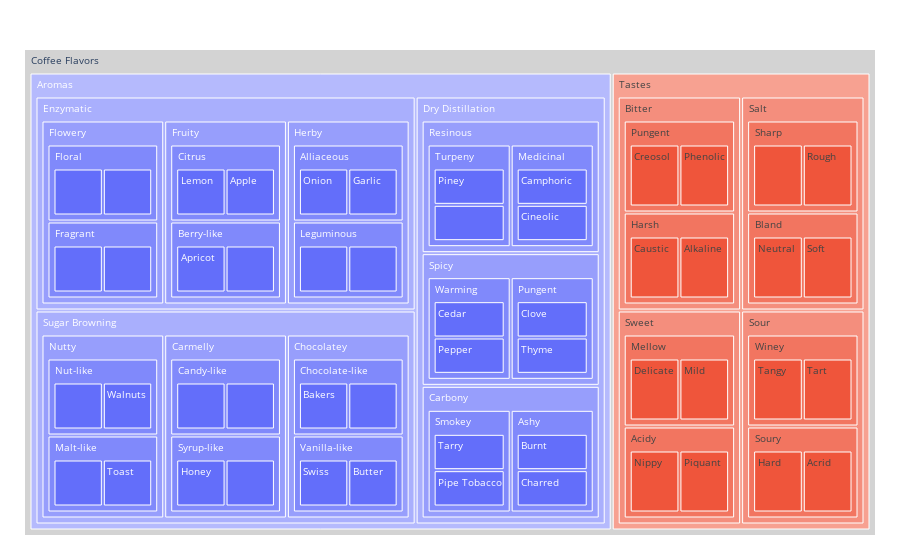

Notebook code for this chart:
### Code cell
fig = go.Figure(go.Treemap(
    ids = df.ids,
    labels = df.labels,
    parents = df.parents,
    pathbar_textfont_size=15,
    root_color="lightgrey"
))
fig.update_layout(
    uniformtext=dict(minsize=10, mode='hide'),
    margin = dict(t=50, l=25, r=25, b=25)
)
fig.show()

### Figure 1 — Plotly figure (JSON) as saved in the notebook; plotly's stock layout.template omitted (floating-point values rounded to 4 significant figures)
{"data": [{"ids": ["Coffee", "Aromas", "Tastes", "Aromas-Enzymatic", "Aromas-Sugar Browning", "Aromas-Dry Distillation", "Tastes-Bitter", "Tastes-Salt", "Tastes-Sweet", "Tastes-Sour", "Enzymatic-Flowery", "Enzymatic-Fruity", "Enzymatic-Herby", "Sugar Browning-Nutty", "Sugar Browning-Carmelly", "Sugar Browning-Chocolatey", "Dry Distillation-Resinous", "Dry Distillation-Spicy", "Dry Distillation-Carbony", "Bitter-Pungent", "Bitter-Harsh", "Salt-Sharp", "Salt-Bland", "Sweet-Mellow", "Sweet-Acidy", "Sour-Winey", "Sour-Soury", "Flowery-Floral", "Flowery-Fragrant", "Fruity-Citrus", "Fruity-Berry-like", "Herby-Alliaceous", "Herby-Leguminous", "Nutty-Nut-like", "Nutty-Malt-like", "Carmelly-Candy-like", "Carmelly-Syrup-like", "Chocolatey-Chocolate-like", "Chocolatey-Vanilla-like", "Resinous-Turpeny", "Resinous-Medicinal", "Spicy-Warming", "Spicy-Pungent", "Carbony-Smokey", "Carbony-Ashy", "Pungent-Creosol", "Pungent-Phenolic", "Harsh-Caustic", "Harsh-Alkaline", "Sharp-Astringent", "Sharp-Rough", "Bland-Neutral", "Bland-Soft", "Mellow-Delicate", "Mellow-Mild", "Acidy-Nippy", "Acidy-Piquant", "Winey-Tangy", "Winey-Tart", "Soury-Hard", "Soury-Acrid", "Floral-Coffee Blossom", "Floral-Tea Rose", "Fragrant-Cardamon Caraway", "Fragrant-Coriander Seeds", "Citrus-Lemon", "Citrus-Apple", "Berry-like-Apricot", "Berry-like-Blackberry", "Alliaceous-Onion", "Alliaceous-Garlic", "Leguminous-Cucumber", "Leguminous-Garden Peas", "Nut-like-Roasted Peanuts", "Nut-like-Walnuts", "Malt-like-Balsamic Rice", "Malt-like-Toast", "Candy-like-Roasted Hazelnut", "Candy-like-Roasted Almond", "Syrup-like-Honey", "Syrup-like-Maple Syrup", "Chocolate-like-Bakers", "Chocolate-like-Dark Chocolate", "Vanilla-like-Swiss", "Vanilla-like-Butter", "Turpeny-Piney", "Turpeny-Blackcurrant-like", "Medicinal-Camphoric", "Medicinal-Cineolic", "Warming-Cedar", "Warming-Pepper", "Pungent-Clove", "Pungent-Thyme", "Smokey-Tarry", "Smokey-Pipe Tobacco", "Ashy-Burnt", "Ashy-Charred"], "labels": ["Coffee Flavors", "Aromas", "Tastes", "Enzymatic", "Sugar Browning", "Dry Distillation", "Bitter", "Salt", "Sweet", "Sour", "Flowery", "Fruity", "Herby", "Nutty", "Carmelly", "Chocolatey", "Resinous", "Spicy", "Carbony", "Pungent", "Harsh", "Sharp", "Bland", "Mellow", "Acidy", "Winey", "Soury", "Floral", "Fragrant", "Citrus", "Berry-like", "Alliaceous", "Leguminous", "Nut-like", "Malt-like", "Candy-like", "Syrup-like", "Chocolate-like", "Vanilla-like", "Turpeny", "Medicinal", "Warming", "Pungent", "Smokey", "Ashy", "Creosol", "Phenolic", "Caustic", "Alkaline", "Astringent", "Rough", "Neutral", "Soft", "Delicate", "Mild", "Nippy", "Piquant", "Tangy", "Tart", "Hard", "Acrid", "Coffee Blossom", "Tea Rose", "Cardamon Caraway", "Coriander Seeds", "Lemon", "Apple", "Apricot", "Blackberry", "Onion", "Garlic", "Cucumber", "Garden Peas", "Roasted Peanuts", "Walnuts", "Balsamic Rice", "Toast", "Roasted Hazelnut", "Roasted Almond", "Honey", "Maple Syrup", "Bakers", "Dark Chocolate", "Swiss", "Butter", "Piney", "Blackcurrant-like", "Camphoric", "Cineolic", "Cedar", "Pepper", "Clove", "Thyme", "Tarry", "Pipe Tobacco", "Burnt", "Charred"], "parents": [null, "Coffee", "Coffee", "Aromas", "Aromas", "Aromas", "Tastes", "Tastes", "Tastes", "Tastes", "Aromas-Enzymatic", "Aromas-Enzymatic", "Aromas-Enzymatic", "Aromas-Sugar Browning", "Aromas-Sugar Browning", "Aromas-Sugar Browning", "Aromas-Dry Distillation", "Aromas-Dry Distillation", "Aromas-Dry Distillation", "Tastes-Bitter", "Tastes-Bitter", "Tastes-Salt", "Tastes-Salt", "Tastes-Sweet", "Tastes-Sweet", "Tastes-Sour", "Tastes-Sour", "Enzymatic-Flowery", "Enzymatic-Flowery", "Enzymatic-Fruity", "Enzymatic-Fruity", "Enzymatic-Herby", "Enzymatic-Herby", "Sugar Browning-Nutty", "Sugar Browning-Nutty", "Sugar Browning-Carmelly", "Sugar Browning-Carmelly", "Sugar Browning-Chocolatey", "Sugar Browning-Chocolatey", "Dry Distillation-Resinous", "Dry Distillation-Resinous", "Dry Distillation-Spicy", "Dry Distillation-Spicy", "Dry Distillation-Carbony", "Dry Distillation-Carbony", "Bitter-Pungent", "Bitter-Pungent", "Bitter-Harsh", "Bitter-Harsh", "Salt-Sharp", "Salt-Sharp", "Salt-Bland", "Salt-Bland", "Sweet-Mellow", "Sweet-Mellow", "Sweet-Acidy", "Sweet-Acidy", "Sour-Winey", "Sour-Winey", "Sour-Soury", "Sour-Soury", "Flowery-Floral", "Flowery-Floral", "Flowery-Fragrant", "Flowery-Fragrant", "Fruity-Citrus", "Fruity-Citrus", "Fruity-Berry-like", "Fruity-Berry-like", "Herby-Alliaceous", "Herby-Alliaceous", "Herby-Leguminous", "Herby-Leguminous", "Nutty-Nut-like", "Nutty-Nut-like", "Nutty-Malt-like", "Nutty-Malt-like", "Carmelly-Candy-like", "Carmelly-Candy-like", "Carmelly-Syrup-like", "Carmelly-Syrup-like", "Chocolatey-Chocolate-like", "Chocolatey-Chocolate-like", "Chocolatey-Vanilla-like", "Chocolatey-Vanilla-like", "Resinous-Turpeny", "Resinous-Turpeny", "Resinous-Medicinal", "Resinous-Medicinal", "Spicy-Warming", "Spicy-Warming", "Spicy-Pungent", "Spicy-Pungent", "Carbony-Smokey", "Carbony-Smokey", "Carbony-Ashy", "Carbony-Ashy"], "pathbar": {"textfont": {"size": 15}}, "root": {"color": "lightgrey"}, "type": "treemap"}], "layout": {"margin": {"b": 25, "l": 25, "r": 25, "t": 50}, "uniformtext": {"minsize": 10, "mode": "hide"}}}
